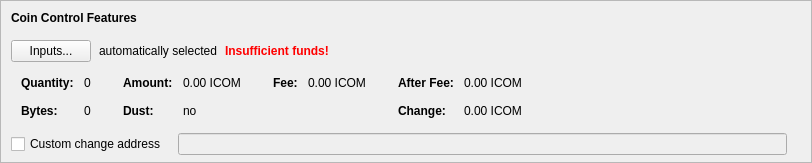
    <widget class="QFrame" name="frameCoinControl">
     <property name="sizePolicy">
      <sizepolicy hsizetype="Expanding" vsizetype="Expanding">
       <horstretch>0</horstretch>
       <verstretch>0</verstretch>
      </sizepolicy>
     </property>
     <property name="maximumSize">
      <size>
       <width>16777215</width>
       <height>16777215</height>
      </size>
     </property>
     <property name="frameShape">
      <enum>QFrame::StyledPanel</enum>
     </property>
     <property name="frameShadow">
      <enum>QFrame::Sunken</enum>
     </property>
     <layout class="QVBoxLayout" name="verticalLayoutCoinControl2">
      <property name="spacing">
       <number>0</number>
      </property>
      <property name="leftMargin">
       <number>0</number>
      </property>
      <property name="topMargin">
       <number>0</number>
      </property>
      <property name="rightMargin">
       <number>0</number>
      </property>
      <property name="bottomMargin">
       <number>6</number>
      </property>
      <item>
       <layout class="QVBoxLayout" name="verticalLayoutCoinControl" stretch="0,0,0,0,1">
        <property name="spacing">
         <number>0</number>
        </property>
        <property name="leftMargin">
         <number>10</number>
        </property>
        <property name="topMargin">
         <number>10</number>
        </property>
        <item>
         <layout class="QHBoxLayout" name="horizontalLayoutCoinControl1">
          <property name="bottomMargin">
           <number>15</number>
          </property>
          <item>
           <widget class="QLabel" name="labelCoinControlFeatures">
            <property name="sizePolicy">
             <sizepolicy hsizetype="Preferred" vsizetype="Maximum">
              <horstretch>0</horstretch>
              <verstretch>0</verstretch>
             </sizepolicy>
            </property>
            <property name="font">
             <font>
              <weight>75</weight>
              <bold>true</bold>
             </font>
            </property>
            <property name="styleSheet">
             <string notr="true">font-weight:bold;</string>
            </property>
            <property name="text">
             <string>Coin Control Features</string>
            </property>
           </widget>
          </item>
         </layout>
        </item>
        <item>
         <layout class="QHBoxLayout" name="horizontalLayoutCoinControl2" stretch="0,0,0,0">
          <property name="spacing">
           <number>8</number>
          </property>
          <property name="bottomMargin">
           <number>10</number>
          </property>
          <item>
           <widget class="QPushButton" name="pushButtonCoinControl">
            <property name="styleSheet">
             <string notr="true"/>
            </property>
            <property name="text">
             <string>Inputs...</string>
            </property>
            <property name="autoDefault">
             <bool>false</bool>
            </property>
           </widget>
          </item>
          <item>
           <widget class="QLabel" name="labelCoinControlAutomaticallySelected">
            <property name="text">
             <string>automatically selected</string>
            </property>
            <property name="margin">
             <number>5</number>
            </property>
           </widget>
          </item>
          <item>
           <widget class="QLabel" name="labelCoinControlInsuffFunds">
            <property name="font">
             <font>
              <weight>75</weight>
              <bold>true</bold>
             </font>
            </property>
            <property name="styleSheet">
             <string notr="true">color:red;font-weight:bold;</string>
            </property>
            <property name="text">
             <string>Insufficient funds!</string>
            </property>
            <property name="margin">
             <number>5</number>
            </property>
           </widget>
          </item>
          <item>
           <spacer name="horizontalSpacerCoinControl">
            <property name="orientation">
             <enum>Qt::Horizontal</enum>
            </property>
            <property name="sizeHint" stdset="0">
             <size>
              <width>40</width>
              <height>1</height>
             </size>
            </property>
           </spacer>
          </item>
         </layout>
        </item>
        <item>
         <widget class="QWidget" name="widgetCoinControl" native="true">
          <property name="sizePolicy">
           <sizepolicy hsizetype="Preferred" vsizetype="Preferred">
            <horstretch>0</horstretch>
            <verstretch>0</verstretch>
           </sizepolicy>
          </property>
          <property name="minimumSize">
           <size>
            <width>0</width>
            <height>0</height>
           </size>
          </property>
          <property name="styleSheet">
           <string notr="true"/>
          </property>
          <layout class="QHBoxLayout" name="horizontalLayoutCoinControl5">
           <property name="leftMargin">
            <number>0</number>
           </property>
           <property name="topMargin">
            <number>0</number>
           </property>
           <property name="rightMargin">
            <number>0</number>
           </property>
           <property name="bottomMargin">
            <number>0</number>
           </property>
           <item>
            <layout class="QHBoxLayout" name="horizontalLayoutCoinControl3" stretch="0,0,0,1">
             <property name="spacing">
              <number>20</number>
             </property>
             <property name="topMargin">
              <number>0</number>
             </property>
             <property name="bottomMargin">
              <number>10</number>
             </property>
             <item>
              <layout class="QFormLayout" name="formLayoutCoinControl1">
               <property name="horizontalSpacing">
                <number>10</number>
               </property>
               <property name="verticalSpacing">
                <number>14</number>
               </property>
               <property name="leftMargin">
                <number>10</number>
               </property>
               <property name="topMargin">
                <number>4</number>
               </property>
               <property name="rightMargin">
                <number>6</number>
               </property>
               <item row="0" column="0">
                <widget class="QLabel" name="labelCoinControlQuantityText">
                 <property name="font">
                  <font>
                   <weight>75</weight>
                   <bold>true</bold>
                  </font>
                 </property>
                 <property name="text">
                  <string>Quantity:</string>
                 </property>
                 <property name="margin">
                  <number>0</number>
                 </property>
                </widget>
               </item>
               <item row="0" column="1">
                <widget class="QLabel" name="labelCoinControlQuantity">
                 <property name="cursor">
                  <cursorShape>IBeamCursor</cursorShape>
                 </property>
                 <property name="contextMenuPolicy">
                  <enum>Qt::ActionsContextMenu</enum>
                 </property>
                 <property name="text">
                  <string notr="true">0</string>
                 </property>
                 <property name="margin">
                  <number>0</number>
                 </property>
                 <property name="textInteractionFlags">
                  <set>Qt::LinksAccessibleByMouse|Qt::TextSelectableByKeyboard|Qt::TextSelectableByMouse</set>
                 </property>
                </widget>
               </item>
               <item row="1" column="0">
                <widget class="QLabel" name="labelCoinControlBytesText">
                 <property name="font">
                  <font>
                   <weight>75</weight>
                   <bold>true</bold>
                  </font>
                 </property>
                 <property name="text">
                  <string>Bytes:</string>
                 </property>
                </widget>
               </item>
               <item row="1" column="1">
                <widget class="QLabel" name="labelCoinControlBytes">
                 <property name="cursor">
                  <cursorShape>IBeamCursor</cursorShape>
                 </property>
                 <property name="contextMenuPolicy">
                  <enum>Qt::ActionsContextMenu</enum>
                 </property>
                 <property name="text">
                  <string notr="true">0</string>
                 </property>
                 <property name="textInteractionFlags">
                  <set>Qt::LinksAccessibleByMouse|Qt::TextSelectableByKeyboard|Qt::TextSelectableByMouse</set>
                 </property>
                </widget>
               </item>
              </layout>
             </item>
             <item>
              <layout class="QFormLayout" name="formLayoutCoinControl2">
               <property name="horizontalSpacing">
                <number>10</number>
               </property>
               <property name="verticalSpacing">
                <number>14</number>
               </property>
               <property name="leftMargin">
                <number>6</number>
               </property>
               <property name="topMargin">
                <number>4</number>
               </property>
               <property name="rightMargin">
                <number>6</number>
               </property>
               <item row="0" column="0">
                <widget class="QLabel" name="labelCoinControlAmountText">
                 <property name="font">
                  <font>
                   <weight>75</weight>
                   <bold>true</bold>
                  </font>
                 </property>
                 <property name="text">
                  <string>Amount:</string>
                 </property>
                 <property name="margin">
                  <number>0</number>
                 </property>
                </widget>
               </item>
               <item row="0" column="1">
                <widget class="QLabel" name="labelCoinControlAmount">
                 <property name="cursor">
                  <cursorShape>IBeamCursor</cursorShape>
                 </property>
                 <property name="contextMenuPolicy">
                  <enum>Qt::ActionsContextMenu</enum>
                 </property>
                 <property name="text">
                  <string notr="true">0.00 ICOM</string>
                 </property>
                 <property name="textInteractionFlags">
                  <set>Qt::LinksAccessibleByMouse|Qt::TextSelectableByKeyboard|Qt::TextSelectableByMouse</set>
                 </property>
                </widget>
               </item>
               <item row="1" column="0">
                <widget class="QLabel" name="labelCoinControlLowOutputText">
                 <property name="font">
                  <font>
                   <weight>75</weight>
                   <bold>true</bold>
                  </font>
                 </property>
                 <property name="text">
                  <string>Dust:</string>
                 </property>
                </widget>
               </item>
               <item row="1" column="1">
                <widget class="QLabel" name="labelCoinControlLowOutput">
                 <property name="cursor">
                  <cursorShape>IBeamCursor</cursorShape>
                 </property>
                 <property name="contextMenuPolicy">
                  <enum>Qt::ActionsContextMenu</enum>
                 </property>
                 <property name="text">
                  <string notr="true">no</string>
                 </property>
                 <property name="textInteractionFlags">
                  <set>Qt::LinksAccessibleByMouse|Qt::TextSelectableByKeyboard|Qt::TextSelectableByMouse</set>
                 </property>
                </widget>
               </item>
              </layout>
             </item>
             <item>
              <layout class="QFormLayout" name="formLayoutCoinControl3">
               <property name="horizontalSpacing">
                <number>10</number>
               </property>
               <property name="verticalSpacing">
                <number>14</number>
               </property>
               <property name="leftMargin">
                <number>6</number>
               </property>
               <property name="topMargin">
                <number>4</number>
               </property>
               <property name="rightMargin">
                <number>6</number>
               </property>
               <item row="0" column="0">
                <widget class="QLabel" name="labelCoinControlFeeText">
                 <property name="font">
                  <font>
                   <weight>75</weight>
                   <bold>true</bold>
                  </font>
                 </property>
                 <property name="text">
                  <string>Fee:</string>
                 </property>
                 <property name="margin">
                  <number>0</number>
                 </property>
                </widget>
               </item>
               <item row="0" column="1">
                <widget class="QLabel" name="labelCoinControlFee">
                 <property name="cursor">
                  <cursorShape>IBeamCursor</cursorShape>
                 </property>
                 <property name="contextMenuPolicy">
                  <enum>Qt::ActionsContextMenu</enum>
                 </property>
                 <property name="text">
                  <string notr="true">0.00 ICOM</string>
                 </property>
                 <property name="textInteractionFlags">
                  <set>Qt::LinksAccessibleByMouse|Qt::TextSelectableByKeyboard|Qt::TextSelectableByMouse</set>
                 </property>
                </widget>
               </item>
              </layout>
             </item>
             <item>
              <layout class="QFormLayout" name="formLayoutCoinControl4">
               <property name="horizontalSpacing">
                <number>10</number>
               </property>
               <property name="verticalSpacing">
                <number>14</number>
               </property>
               <property name="leftMargin">
                <number>6</number>
               </property>
               <property name="topMargin">
                <number>4</number>
               </property>
               <property name="rightMargin">
                <number>6</number>
               </property>
               <item row="0" column="0">
                <widget class="QLabel" name="labelCoinControlAfterFeeText">
                 <property name="font">
                  <font>
                   <weight>75</weight>
                   <bold>true</bold>
                  </font>
                 </property>
                 <property name="text">
                  <string>After Fee:</string>
                 </property>
                 <property name="margin">
                  <number>0</number>
                 </property>
                </widget>
               </item>
               <item row="0" column="1">
                <widget class="QLabel" name="labelCoinControlAfterFee">
                 <property name="cursor">
                  <cursorShape>IBeamCursor</cursorShape>
                 </property>
                 <property name="contextMenuPolicy">
                  <enum>Qt::ActionsContextMenu</enum>
                 </property>
                 <property name="text">
                  <string notr="true">0.00 ICOM</string>
                 </property>
                 <property name="textInteractionFlags">
                  <set>Qt::LinksAccessibleByMouse|Qt::TextSelectableByKeyboard|Qt::TextSelectableByMouse</set>
                 </property>
                </widget>
               </item>
               <item row="1" column="0">
                <widget class="QLabel" name="labelCoinControlChangeText">
                 <property name="font">
                  <font>
                   <weight>75</weight>
                   <bold>true</bold>
                  </font>
                 </property>
                 <property name="text">
                  <string>Change:</string>
                 </property>
                </widget>
               </item>
               <item row="1" column="1">
                <widget class="QLabel" name="labelCoinControlChange">
                 <property name="cursor">
                  <cursorShape>IBeamCursor</cursorShape>
                 </property>
                 <property name="contextMenuPolicy">
                  <enum>Qt::ActionsContextMenu</enum>
                 </property>
                 <property name="text">
                  <string notr="true">0.00 ICOM</string>
                 </property>
                 <property name="textInteractionFlags">
                  <set>Qt::LinksAccessibleByMouse|Qt::TextSelectableByKeyboard|Qt::TextSelectableByMouse</set>
                 </property>
                </widget>
               </item>
              </layout>
             </item>
            </layout>
           </item>
          </layout>
         </widget>
        </item>
        <item>
         <layout class="QHBoxLayout" name="horizontalLayoutCoinControl4" stretch="0,0,0">
          <property name="spacing">
           <number>12</number>
          </property>
          <property name="sizeConstraint">
           <enum>QLayout::SetDefaultConstraint</enum>
          </property>
          <property name="topMargin">
           <number>5</number>
          </property>
          <property name="rightMargin">
           <number>5</number>
          </property>
          <item>
           <widget class="QCheckBox" name="checkBoxCoinControlChange">
            <property name="toolTip">
             <string>If this is activated, but the change address is empty or invalid, change will be sent to a newly generated address.</string>
            </property>
            <property name="text">
             <string>Custom change address</string>
            </property>
           </widget>
          </item>
          <item>
           <widget class="QValidatedLineEdit" name="lineEditCoinControlChange">
            <property name="enabled">
             <bool>false</bool>
            </property>
            <property name="sizePolicy">
             <sizepolicy hsizetype="Expanding" vsizetype="Fixed">
              <horstretch>0</horstretch>
              <verstretch>0</verstretch>
             </sizepolicy>
            </property>
           </widget>
          </item>
          <item>
           <widget class="QLabel" name="labelCoinControlChangeLabel">
            <property name="sizePolicy">
             <sizepolicy hsizetype="Preferred" vsizetype="Expanding">
              <horstretch>0</horstretch>
              <verstretch>0</verstretch>
             </sizepolicy>
            </property>
            <property name="minimumSize">
             <size>
              <width>0</width>
              <height>0</height>
             </size>
            </property>
            <property name="text">
             <string/>
            </property>
            <property name="margin">
             <number>3</number>
            </property>
           </widget>
          </item>
         </layout>
        </item>
        <item>
         <spacer name="verticalSpacerCoinControl">
          <property name="orientation">
           <enum>Qt::Vertical</enum>
          </property>
          <property name="sizeHint" stdset="0">
           <size>
            <width>800</width>
            <height>1</height>
           </size>
          </property>
         </spacer>
        </item>
       </layout>
      </item>
     </layout>
    </widget>
